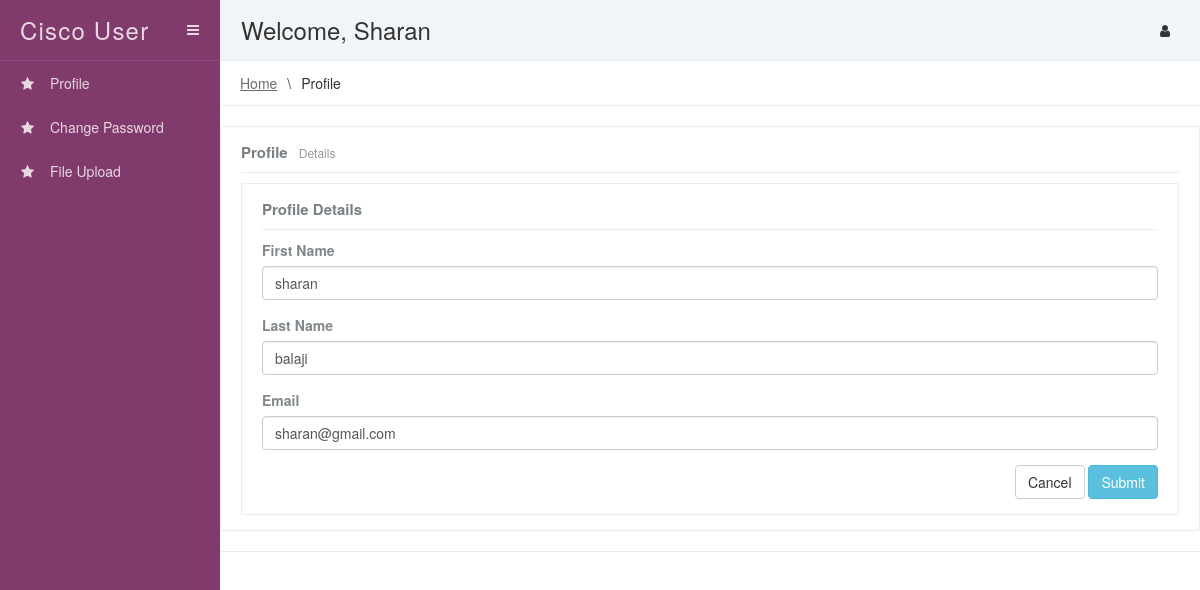
Page /cisco/user/profile.php (signed in) on the committed database.
### tables this page shows
CREATE TABLE `user` (
  `id` int(11) NOT NULL,
  `uname` varchar(100) NOT NULL,
  `lastname` varchar(100) NOT NULL,
  `email` varchar(100) NOT NULL,
  `password` varchar(100) NOT NULL,
  `status` varchar(100) NOT NULL
);

### cisco/user/profile.php (the view, shortened to what this page needs)
<?php include('header.php');?>
<div class="st-main">
<div class="st-crumbs">
          <div class="fluid-cols">
            <div class="expand-col text-ellipsis">
              <ul>
                <li><a href="">Home</a></li>
                <li><span>Profile</span></li>
              </ul>
            </div>
          </div>
        </div>
        <div class="st-content">
          <div class="container-fluid">
            <div class="row">
              <div class="st-panel st-panel--border">
					<div class="st-panel__cont">
						<div class="st-panel__header">
						<div class="fluid-cols">
							<div class="expand-col text-ellipsis">
							<span class="st-panel__title">
								<span>Profile</span>
								<small>Details</small>
							</span>
							</div>
						</div>
						</div>
						<?php
                           $sql_ch = mysqli_query($conn,"SELECT * FROM user WHERE id ='".$_SESSION['userid']."' LIMIT 1");
                           $rowch = mysqli_fetch_array($sql_ch);
						   $uname = $rowch['uname'];
						   $lname = $rowch['lastname'];
						   $email = $rowch['email'];
                           ?>
                           <div class="st-panel__content">
						<div class="st-panel">
                  <div class="st-panel__cont">
                    <div class="st-panel__header">
                      <div class="fluid-cols">
                        <div class="expand-col text-ellipsis"><span class="st-panel__title"><span>Profile Details</span></span></div>
                      </div>
                    </div>
                    <div class="st-panel__content">
                      <div class="form" id="fish-update">
					  <form id="chicken" method="post" autocomplete="off">
						<div class="form-group">
                          <label class="control-label">First Name</label>
                          <input class="form-control" type="text" name="uname" id="uname" value="<?php echo $uname;?>" placeholder="First Name" required>
                        </div>
                        <div class="form-group">
                          <label class="control-label">Last Name</label>
                          <input class="form-control" type="text" name="lname" id="lname" value="<?php echo $lname;?>" placeholder="Last Name" required>
                        </div>
                        <div class="form-group">
                          <label class="control-label">Email</label>
                          <input class="form-control" type="email" name="email" id="email" value="<?php echo $email;?>" placeholder="Email" required>
                        </div>
                        <div class="form-group clearfix">
                          <div class="pull-right">
                            <input class="btn btn-default" type="reset" value="Cancel">
                            <input class="btn btn-info updatedata" name="updatedata" type="submit" value="Submit">
                          </div>
                        </div>
						</form>
                      </div>
                    </div>
                  </div>
                </div>
						</div>
                      </div>
                    </div>
                    <div class="st-panel__footer">
                    </div>
                  </div>
                </div>
            </div>
	<?php include('footer.php');?>

### rows in the picture
user: uname "sharan", lname "balaji", email "sharan@gmail.com"

### other values in the picture
$_SESSION['username'] "Sharan"
